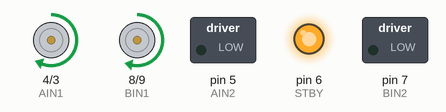
This sketch was run on a simulated Arduino Uno, built with avr-gcc and run on an emulated ATmega328P. On the bench: direction and speed pins drawn as motors (green arrow = direction pin HIGH = forward, orange = LOW = backward, longer = more drive, stopped while the standby pin is LOW), switched loads named in the sketch (green lamp = pin HIGH), output pins drawn as LEDs (lit = HIGH).

Above: at 0.5 s.
Timing chart, 0 to 4.6 s (numbered marks = the images above):
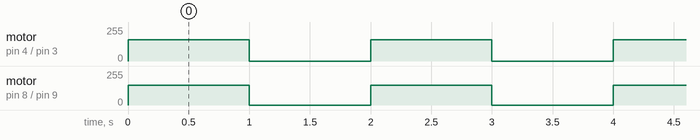

The sketch:

motor-test.ino
```cpp
//#define AIN1 5// left
//#define AIN2 4
//#define BIN1 7
//#define BIN2 8
//#define PWMA 3
//#define PWMB 9
//#define STBY 6

#define AIN1 4// left
#define AIN2 5
#define BIN1 8
#define BIN2 7
#define PWMA 3
#define PWMB 9
#define STBY 6

void setup() {
  pinMode(AIN1, OUTPUT);
  pinMode(AIN2, OUTPUT);
  pinMode(BIN1, OUTPUT);
  pinMode(BIN2, OUTPUT);
  pinMode(PWMA, OUTPUT);
  pinMode(PWMB, OUTPUT);
  pinMode(STBY, OUTPUT);

  digitalWrite(STBY, HIGH);  // enable motor driver
}

void loop() {
//  digitalWrite(AIN1, HIGH);
//  digitalWrite(AIN2, LOW);
//  analogWrite(PWMA, 150);
//  delay(2000);
//
//  analogWrite(PWMA, 0);
//  delay(1000);
//
//  digitalWrite(BIN1, HIGH);
//  digitalWrite(BIN2, LOW);
//  analogWrite(PWMB, 150);
//  delay(2000);
//
//  analogWrite(PWMB, 0);
//  delay(1000);

  digitalWrite(AIN1, HIGH);
  digitalWrite(AIN2, LOW);
  digitalWrite(BIN1, HIGH);
  digitalWrite(BIN2, LOW);

  analogWrite(PWMA, 160);
  analogWrite(PWMB, 150);
  delay(1000);


//  analogWrite(PWMA, 0);
//  analogWrite(PWMB, 0);
//  delay(1000);
//
//  digitalWrite(AIN1, LOW);
//  digitalWrite(AIN2, HIGH);
//  digitalWrite(BIN1, LOW);
//  digitalWrite(BIN2, HIGH);
//
//  analogWrite(PWMA, 150);
//  analogWrite(PWMB, 10);
//  delay(1000);


  analogWrite(PWMA, 0);
  analogWrite(PWMB, 0);
  delay(1000);
////
//  digitalWrite(AIN1, HIGH);
//  digitalWrite(AIN2, LOW);
//  digitalWrite(BIN1, LOW);
//  digitalWrite(BIN2, HIGH);
//
//  analogWrite(PWMA, 90);
//  analogWrite(PWMB, 90);
//  delay(500);
//
//  analogWrite(PWMA, 0);
//  analogWrite(PWMB, 0);
//  delay(1000);
}
```

Measured:
- by itself, motor on pin 4 (AIN1) / pin 3 (PWMA): alternates forward 160/255 for 1.0 s and stopped for 1.0 s
- by itself, motor on pin 8 (BIN1) / pin 9 (PWMB): alternates forward 150/255 for 1.0 s and stopped for 1.0 s
